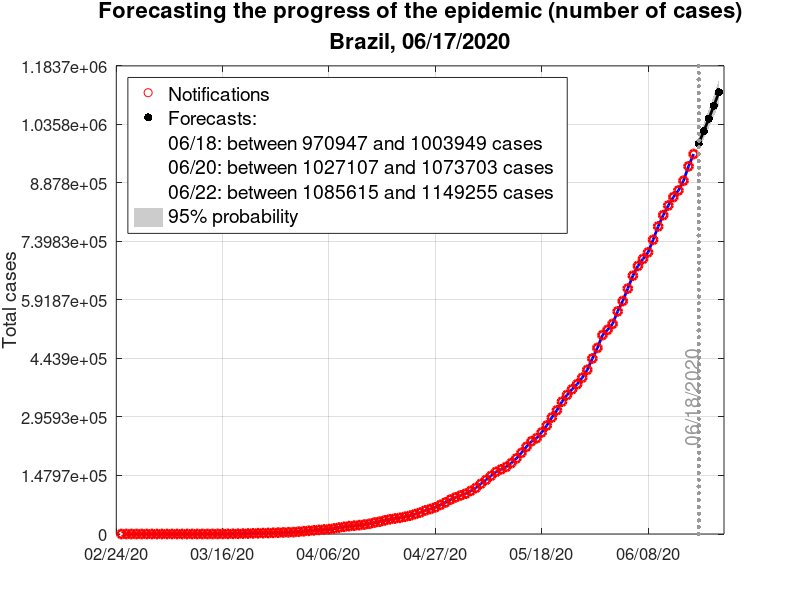
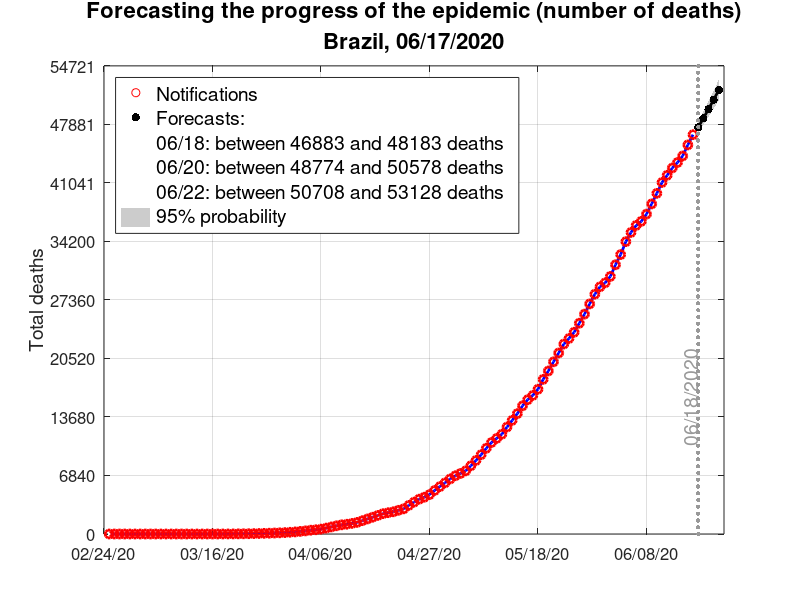

Source code (MATLAB) for these figures, in order:
% ----------------------------------------------------------------------- %
% EPIDEMIC - Epidemiology Educational Code                                %
% www.EpidemicCode.org                                                    %
% ----------------------------------------------------------------------- %
%                          epidemic_forecasts.m                           %
% ----------------------------------------------------------------------- %
% This is the main file to generate the forecast graphs of accumulated    %
% cases and accumulated deaths from an epidemic.                          %
%                                                                         %
% The purpose of this algorithm is to present the number of cases and     %
% deaths over time, with a 5-day forecast ahead determined by linear      %
% regression on the logarithmic scale of the number of cases and deaths.  %
% The 95% confidence interval is also shown.                              %
%                                                                         %
% Note: In order to forecast the next 5 days, the last 5 days are         %
% considered.                                                             %
%                                                                         %
% You will need the 'cases-brazil-states.csv' file found in               %
% https://github.com/wcota/covid19br/                                     %
% ----------------------------------------------------------------------- %
% programmers: Leonardo de la Roca / Julio Basilio                        %
%                                                                         %
% last Update [27/07/2020]                                                %
% ----------------------------------------------------------------------- %

clc;
clear ALL;
close all;

% Forecasts graphics
% -------------------------------------------------------------------------
disp(' ')
disp('================================================')
disp('   EPIDEMIC - Epidemiology Educational Code     ')
disp('   by E. Dantas, M. Grave, L. Roca, et al.      ')
disp('                                                ')
disp('   This is an easy to run educational toolkit   ')
disp('   for epidemiological analysis.                ')
disp('                                                ')
disp('   www.EpidemicCode.org                         ')
disp('================================================')
disp(' ')
disp(' -----------------------------------------------')
disp(' +++++++++++++++++  OBJECTIVE  +++++++++++++++++')
disp(' -----------------------------------------------')
disp(' To present the number of cases and deaths      ')
disp(' over time, with a 5-day forecast ahead         ')
disp(' determined by linear regression on the         ')
disp(' logarithmic scale of the number of cases       ')
disp(' and deaths, with a 95% confidence interval.    ')
disp(' -----------------------------------------------')
disp(' ')
disp(' -----------------------------------------------')
disp(' ++++++++  EPIDEMIC FORECASTS GRAPHICS  ++++++++')
disp(' -----------------------------------------------')
disp(' Forecasting the progress of the epidemic:      ')
disp(' 1) Number acumulated of cases)                 ')
disp(' 2) Number acumulated of deaths)                ')
disp(' -----------------------------------------------')
% -------------------------------------------------------------------------

%% Organizing  death and case data
%==========================================================================

% Insert the last data update date, in the format MM/DD/AAAA
% -------------------------------------------------------------------------
up_date = '06/17/2020';
% -------------------------------------------------------------------------

% Reading the data file
%(After downloading, save this file in the same directory as the code)
% -------------------------------------------------------------------------
A = fileread('cases-brazil-states.csv');
B = strsplit(A,'\n');

 for i = 1:length(B(1,:))
    all_data(i,:) = strsplit(B{1,i},',','CollapseDelimiters',false);
 end
% -------------------------------------------------------------------------

% Defining country as the sum of data for all its federal states
% -------------------------------------------------------------------------
country = 'Brazil';
states  = {'RO' 'AC' 'AM' 'RR' 'PA' 'AP' 'TO' 'MA' 'PI'...
           'CE' 'RN' 'PB' 'PE' 'AL' 'SE' 'BA' 'MG' 'ES'...
           'RJ' 'SP' 'PR' 'SC' 'RS' 'MS' 'MT' 'GO' 'DF'};
% -------------------------------------------------------------------------

% Checking the state data size
% -------------------------------------------------------------------------
for i = 1:length(states)
        location = all_data(find(strcmp(all_data(:,3),states(1,i))),:);
   maxcases(1,i) = length(cellfun(@str2double,(location(:,8))));
  maxdeaths(1,i) = length(cellfun(@str2double,(location(:,6))));
end
% -------------------------------------------------------------------------

% Collecting data on total cases and deaths for each state
% -------------------------------------------------------------------------
cases_states  = zeros(length(states),max(maxcases) );
deaths_states = zeros(length(states),max(maxdeaths));

for i = 1:length(states)
           location = all_data(find(strcmp(all_data(:,3),states(1,i))),:);
  
  cases_states(i,:) = [zeros(1,max(maxcases)-maxcases(1,i)),...
                       nonzeros(cellfun(@str2double,location(:,8)))'];
 
 deaths_states(i,:) = [zeros(1,max(maxdeaths)-maxdeaths(1,i)),...
                       cellfun(@str2double,location(:,6))'];
end
% -------------------------------------------------------------------------

% Consolidating data on total cases and deaths for the country
% -------------------------------------------------------------------------
cases_country  = zeros(1,length(cases_states (1,:)));
deaths_country = zeros(1,length(deaths_states(1,:)));

for i = 1:length(states)
     cases_country = cases_country  + cases_states (i,:);
    deaths_country = deaths_country + deaths_states(i,:);
end

cases  = cases_country ;
deaths = deaths_country;
% -------------------------------------------------------------------------
%==========================================================================

%% Plotting the forecast of cases/deaths by time 
%==========================================================================
for init = 1:1:2

    % Cleaning up reused variables inside the loop
    clearvars -except up_date init cases country deaths all_data ...
                      cases_country deaths_country cases_states ...
                      deaths_states location maxcases maxdeaths states 

    % Data loop for plotting cases and then deaths 
    if (init == 1); data = cases ; info = 'cases'  ; end
    if (init == 2); data = deaths; info = 'deaths' ; end

    % Defaults: Adjust days and dates
    %----------------------------------------------------------------------
    date = [up_date(1,1:2),'-',up_date(1,4:5),'-',up_date(1,7:10)];
    days = length (data);
    day  = str2num(up_date(1,1:2));
    %----------------------------------------------------------------------

    % Setting string for days ahead (Transforming the date to strings)
    % This make sure that, given the day, the program gives the days ahead 
    % without end of month problems like "30/05, 32/05, 34/05, ..."
    %----------------------------------------------------------------------
    Datestring = date;
    formatIn   = 'mm-dd-yyyy';

     ND = datenum(Datestring,formatIn)+1;
    ND3 = ND+2;
    ND5 = ND+4;
    %----------------------------------------------------------------------
    
    % Setting to include in the legend
    %----------------------------------------------------------------------
    str1 = datestr(ND ,'mm-dd-yyyy');
    str3 = datestr(ND3,'mm-dd-yyyy');
    str5 = datestr(ND5,'mm-dd-yyyy');
    
    LINE_DATE = [str1(1,1:2),'/',str1(1,4:5),'/',str1(1,7:10)];
           d1 = [str1(1,1:2),'/',str1(1,4:5)];
           d3 = [str3(1,1:2),'/',str3(1,4:5)];
           d5 = [str5(1,1:2),'/',str5(1,4:5)];
    %----------------------------------------------------------------------

    % Setting to include in the X-axis
    %----------------------------------------------------------------------
    Datestring = date;
    formatIn   = 'mm-dd-yyyy';
    final = datenum(Datestring,formatIn);
    first = final - days;
      str = datestr(first:21:final,'mm/dd/yy');
    %----------------------------------------------------------------------

    % Vector of days, one by one for the number of cases/deaths.
    %----------------------------------------------------------------------
    days = sparse(1,length(data));

    for i = 1:length(data)
        days(1,i) = i;
    end
    %----------------------------------------------------------------------
    
    %----------------------------------------------------------------------
    % 5 DAYS OF FORECAST
    %----------------------------------------------------------------------
    % STEPS TO FORECAST:
    %
    % 1 - Plot the log points (cases or deaths) vs days and take the  
    %     last 5 days as a sample
    % 
    % 2 - Find the best curve that fits those days, by linear regression
    %     (least squares method). At the same time as the 95% confidence 
    %     interval is discovered.
    %
    % 3 - With the regression and the confidence interval in hand, 
    %     extrapolate these points to the next few days.
    %----------------------------------------------------------------------

    % Take the last 5 days of the data as a sample
    % Note: "5s" refers to the last 5 days taken as a sample
    %----------------------------------------------------------------------
    data5s = sparse(1,5);
    days5s  = sparse(1,5);

    for i = 0:4
        data5s(1,i+1) = data(1,length(data)-4+i);
        days5s(1,i+1) = length(data)-4+i;
    end
    %----------------------------------------------------------------------

    % Linear regression of log points vs days of the sample (last 5 days)
    %----------------------------------------------------------------------
    [coeffs5s,S_5s] = polyfit(days5s,log10(data5s),1);
    %----------------------------------------------------------------------

    % 5-day prediction
    % Note: "5f" refers to the 5-day forecast
    %----------------------------------------------------------------------
    data5f = sparse(1,5);
    days5f = sparse(1,5);

    for i = 1:5
        days5f(1,i) = length(data) + i;
    end
    
    data5f = polyval(coeffs5s,days5f);
    %----------------------------------------------------------------------

    % Confidence band calculation
    %----------------------------------------------------------------------
    % Method 1
    %----------------------------------------------------------------------
    % Fitted line
    datafit = coeffs5s(1,2) + coeffs5s(1,1)*days5s; 
    % Variance estimation
    N = length(days5s);
    sigma2  = sum((log10(data5s) - datafit).^2)/(N-1);
    % Denominator
    den = N*sum((days5s-mean(days5s)).^2);
    
    for i = 1:N; 
        % Numerator
        num = sum((days5s-days5f(1,i)).^2);        
        % Variance square correction
        ksi2(1,i) = sigma2*((num/den)+1);
    end
    % Variance correction
    ksi = sqrt(ksi2);

    % Confidence band
    upperCB = data5f + 1.96*ksi;
    lowerCB = data5f - 1.96*ksi;
    %----------------------------------------------------------------------

    % Method 2 (This method uses a direct command)
    %----------------------------------------------------------------------
    % To run on MATLAB disable the commands below
    %pkg install -forge optim
    %pkg load optim 

    %[deaths5f,dy]  = polyconf(coeffs5s,days5f,S_5s);
    %upperCB_data5f = data5f + dy;
    %lowerCB_data5f = data5f - dy;
    %----------------------------------------------------------------------

    % Chart configuration
    %----------------------------------------------------------------------
    figure

    % Plot command notifications points
     set(gca ,'YScale','linear')
    plot(days,data,'b','LineWidth',2);
    hold on
    c = scatter(days,data,'r','LineWidth',2);

    % Titles configuration
      set(gca,'FontSize',12)
    title({['Forecasting the progress of the epidemic '...
            '(number of ',info,')'],...
            [country, ', ',up_date]},...
            'FontSize',16);
    ylabel({['Total ',info]},'FontSize',14)
    hold on

    % Confidence band
    CB = fill([days5f fliplr(days5f)],...
              [10.^lowerCB fliplr(10.^upperCB)],...
              [0.8 0.8 0.8],...
              'LineStyle','none');

    % Forecasts points
    plot(days5f,10.^(data5f),'k','LineWidth',2);
    hold on
    b = scatter(days5f,10.^(data5f),'k','filled');
    hold on

    % Legend configuration
    aaa  = scatter(1,1,1,[1 1 1]);
    bbb  = scatter(1,1,1,[1 1 1]);
    ccc  = scatter(1,1,1,[1 1 1]);
    lgd  = legend([c b aaa bbb ccc CB],...
                  'Notifications',...
                  'Forecasts: ',...
                  [d1,': between ',num2str(round(10.^(lowerCB(1,1)))),...
                                  ' and ',...
                                   num2str(round(10.^(upperCB(1,1)))),...
                  ' ',info],...
                  [d3,': between ',num2str(round(10.^(lowerCB(1,3)))),...
                                  ' and ',...
                                   num2str(round(10.^(upperCB(1,3)))),...
                  ' ',info],...
                  [d5,': between ',num2str(round(10.^(lowerCB(1,5)))),...
                                  ' and ',...
                                   num2str(round(10.^(upperCB(1,5)))),...
                  ' ',info],...
                  '95% probability',...
                  'Location','northwest','Orientation','vertical');
    set(lgd,'FontSize',14);

    % Dotted line between notifications and forecasts
    scat = scatter(ones(1,70)*days5f(1,1),...
                   0:...
                   (10^(upperCB(1,5))*1.03)/69:...
                    10^(upperCB(1,5))*1.03,...
                    10,[0.6 0.6 0.6],'filled');
                
    txxt = text(days5f(1,1)-1.5      ,...
                0.2*10.^(data5f(1,5)),...
                LINE_DATE            ,...
                'FontSize',14,...
                'Color',[0.6 0.6 0.6]);
    set(txxt,'Rotation',90);

    % Scale configuration
    grid
    
    ylim([0 10.^(upperCB(1,5))*1.03])
    set(gca,'ytick',...
            floor(0:(10.^(upperCB(1,5))*1.03)/8:10^(upperCB(1,5))*1.03),...
            'yticklabel',...
            floor(0:(10.^(upperCB(1,5))*1.03)/8:10^(upperCB(1,5))*1.03));
    
    set(gca,'xtick',0:21:length(days),'xticklabel',str);
    
    set(gcf,'Position',[100, 100, 1000, 700]);
    %----------------------------------------------------------------------

end

% Saving the chart
%-------------------------------------------------------------------------
 print(figure(1) ,['forecasts-cases' ,'.png',],'-dpng','-r300');
 
 print(figure(2) ,['forecasts-deaths','.png',],'-dpng','-r300');
%-------------------------------------------------------------------------